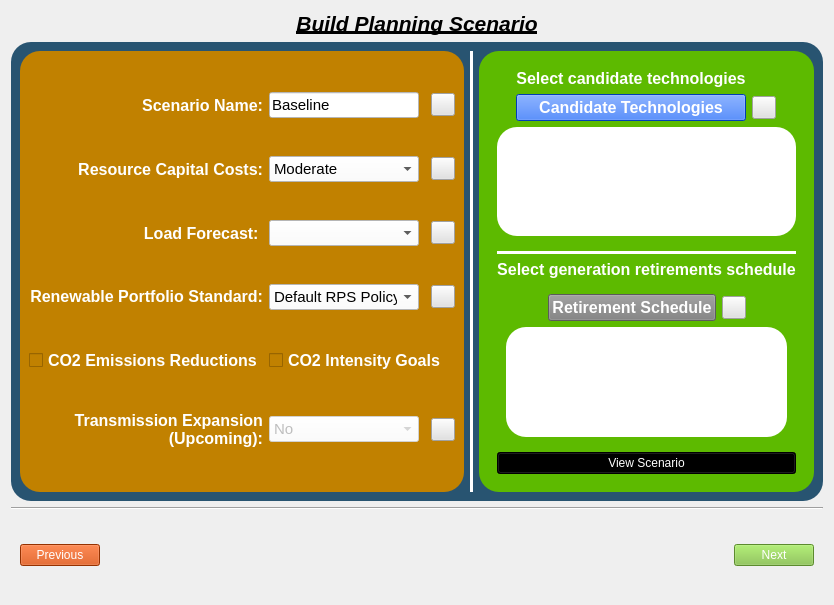
<?xml version="1.0" encoding="UTF-8"?>
<ui version="4.0">
 <class>scenario_builder</class>
 <widget class="QWidget" name="scenario_builder">
  <property name="geometry">
   <rect>
    <x>0</x>
    <y>0</y>
    <width>822</width>
    <height>605</height>
   </rect>
  </property>
  <property name="windowTitle">
   <string>Form</string>
  </property>
  <layout class="QVBoxLayout" name="verticalLayout_2">
   <item>
    <widget class="QLabel" name="label_8">
     <property name="sizePolicy">
      <sizepolicy hsizetype="Preferred" vsizetype="Preferred">
       <horstretch>0</horstretch>
       <verstretch>0</verstretch>
      </sizepolicy>
     </property>
     <property name="maximumSize">
      <size>
       <width>16777215</width>
       <height>293</height>
      </size>
     </property>
     <property name="font">
      <font>
       <pointsize>16</pointsize>
       <italic>true</italic>
       <bold>true</bold>
       <underline>true</underline>
      </font>
     </property>
     <property name="styleSheet">
      <string notr="true">color: rgb(0, 0, 0);</string>
     </property>
     <property name="text">
      <string>Build Planning Scenario</string>
     </property>
     <property name="alignment">
      <set>Qt::AlignHCenter|Qt::AlignTop</set>
     </property>
    </widget>
   </item>
   <item alignment="Qt::AlignTop">
    <widget class="QFrame" name="frame">
     <property name="styleSheet">
      <string notr="true">QToolButton{
image: url(:/icon/images/icons/info_help1.png);
	background-color: rgb(226, 226, 226);
}
QFrame{background-color: rgb(40, 84, 113);border-radius: 20px;}


</string>
     </property>
     <property name="frameShape">
      <enum>QFrame::NoFrame</enum>
     </property>
     <property name="frameShadow">
      <enum>QFrame::Raised</enum>
     </property>
     <layout class="QHBoxLayout" name="horizontalLayout_2">
      <item>
       <widget class="QFrame" name="frame_5">
        <property name="sizePolicy">
         <sizepolicy hsizetype="Preferred" vsizetype="Preferred">
          <horstretch>0</horstretch>
          <verstretch>0</verstretch>
         </sizepolicy>
        </property>
        <property name="styleSheet">
         <string notr="true">QLabel{
color: rgb(255, 255, 255)}
QFrame{
	
	background-color: rgb(96, 191, 0);
	background-color: rgb(193, 129, 0);
}
QCombBox{
	background-color: rgb(255, 255, 255);
}</string>
        </property>
        <property name="frameShape">
         <enum>QFrame::NoFrame</enum>
        </property>
        <property name="frameShadow">
         <enum>QFrame::Raised</enum>
        </property>
        <layout class="QGridLayout" name="gridLayout">
         <item row="5" column="0">
          <widget class="QLabel" name="label_2">
           <property name="font">
            <font>
             <pointsize>12</pointsize>
             <italic>false</italic>
             <bold>true</bold>
            </font>
           </property>
           <property name="text">
            <string>Resource Capital Costs:</string>
           </property>
           <property name="alignment">
            <set>Qt::AlignRight|Qt::AlignTrailing|Qt::AlignVCenter</set>
           </property>
           <property name="wordWrap">
            <bool>true</bool>
           </property>
          </widget>
         </item>
         <item row="1" column="0">
          <widget class="QLabel" name="label_6">
           <property name="font">
            <font>
             <pointsize>12</pointsize>
             <italic>false</italic>
             <bold>true</bold>
            </font>
           </property>
           <property name="text">
            <string>Scenario Name:</string>
           </property>
           <property name="alignment">
            <set>Qt::AlignRight|Qt::AlignTrailing|Qt::AlignVCenter</set>
           </property>
          </widget>
         </item>
         <item row="16" column="0">
          <widget class="QLabel" name="label">
           <property name="font">
            <font>
             <pointsize>12</pointsize>
             <italic>false</italic>
             <bold>true</bold>
            </font>
           </property>
           <property name="text">
            <string>Transmission Expansion (Upcoming):</string>
           </property>
           <property name="alignment">
            <set>Qt::AlignRight|Qt::AlignTrailing|Qt::AlignVCenter</set>
           </property>
           <property name="wordWrap">
            <bool>true</bool>
           </property>
          </widget>
         </item>
         <item row="10" column="1">
          <widget class="QComboBox" name="load_profile_box">
           <property name="maximumSize">
            <size>
             <width>150</width>
             <height>16777215</height>
            </size>
           </property>
           <property name="font">
            <font>
             <pointsize>11</pointsize>
            </font>
           </property>
           <property name="styleSheet">
            <string notr="true">background-color: rgb(255, 255, 255);</string>
           </property>
          </widget>
         </item>
         <item row="16" column="1">
          <widget class="QComboBox" name="transmission_box">
           <property name="enabled">
            <bool>false</bool>
           </property>
           <property name="maximumSize">
            <size>
             <width>150</width>
             <height>16777215</height>
            </size>
           </property>
           <property name="font">
            <font>
             <pointsize>11</pointsize>
            </font>
           </property>
           <property name="styleSheet">
            <string notr="true">background-color: rgb(255, 255, 255);</string>
           </property>
           <item>
            <property name="text">
             <string>No</string>
            </property>
           </item>
           <item>
            <property name="text">
             <string>Yes</string>
            </property>
           </item>
          </widget>
         </item>
         <item row="5" column="1">
          <widget class="QComboBox" name="capital_cost_box">
           <property name="maximumSize">
            <size>
             <width>150</width>
             <height>16777215</height>
            </size>
           </property>
           <property name="font">
            <font>
             <pointsize>11</pointsize>
            </font>
           </property>
           <property name="styleSheet">
            <string notr="true">background-color: rgb(255, 255, 255);</string>
           </property>
           <item>
            <property name="text">
             <string>Moderate</string>
            </property>
           </item>
           <item>
            <property name="text">
             <string>High</string>
            </property>
           </item>
           <item>
            <property name="text">
             <string>Low</string>
            </property>
           </item>
          </widget>
         </item>
         <item row="5" column="3">
          <widget class="QToolButton" name="capital_cost_trajectory_help_button">
           <property name="text">
            <string/>
           </property>
          </widget>
         </item>
         <item row="14" column="3">
          <widget class="QToolButton" name="rps_help_button">
           <property name="text">
            <string/>
           </property>
          </widget>
         </item>
         <item row="14" column="1">
          <widget class="QComboBox" name="rps_box">
           <property name="maximumSize">
            <size>
             <width>150</width>
             <height>16777215</height>
            </size>
           </property>
           <property name="font">
            <font>
             <pointsize>11</pointsize>
            </font>
           </property>
           <property name="styleSheet">
            <string notr="true">background-color: rgb(255, 255, 255);</string>
           </property>
           <item>
            <property name="text">
             <string>Default RPS Policy</string>
            </property>
           </item>
           <item>
            <property name="text">
             <string>Create New...</string>
            </property>
           </item>
          </widget>
         </item>
         <item row="1" column="1">
          <widget class="QLineEdit" name="scenario_name_box">
           <property name="maximumSize">
            <size>
             <width>150</width>
             <height>16777215</height>
            </size>
           </property>
           <property name="font">
            <font>
             <pointsize>11</pointsize>
            </font>
           </property>
           <property name="styleSheet">
            <string notr="true">background-color: rgb(255, 255, 255);</string>
           </property>
           <property name="text">
            <string>Baseline</string>
           </property>
          </widget>
         </item>
         <item row="10" column="3">
          <widget class="QToolButton" name="load_profile_help_button">
           <property name="text">
            <string/>
           </property>
          </widget>
         </item>
         <item row="1" column="3">
          <widget class="QToolButton" name="scenario_name_help_button">
           <property name="text">
            <string/>
           </property>
          </widget>
         </item>
         <item row="14" column="0">
          <widget class="QLabel" name="label_4">
           <property name="font">
            <font>
             <pointsize>12</pointsize>
             <italic>false</italic>
             <bold>true</bold>
            </font>
           </property>
           <property name="text">
            <string>&lt;html&gt;&lt;head/&gt;&lt;body&gt;&lt;p&gt;Renewable Portfolio Standard:&lt;/p&gt;&lt;/body&gt;&lt;/html&gt;</string>
           </property>
           <property name="alignment">
            <set>Qt::AlignRight|Qt::AlignTrailing|Qt::AlignVCenter</set>
           </property>
          </widget>
         </item>
         <item row="16" column="3">
          <widget class="QToolButton" name="trans_expansion_help_button">
           <property name="text">
            <string/>
           </property>
          </widget>
         </item>
         <item row="10" column="0">
          <widget class="QLabel" name="label_3">
           <property name="font">
            <font>
             <pointsize>12</pointsize>
             <italic>false</italic>
             <bold>true</bold>
            </font>
           </property>
           <property name="text">
            <string>Load Forecast: </string>
           </property>
           <property name="alignment">
            <set>Qt::AlignRight|Qt::AlignTrailing|Qt::AlignVCenter</set>
           </property>
          </widget>
         </item>
         <item row="15" column="0">
          <widget class="QCheckBox" name="co2_emissions_button">
           <property name="font">
            <font>
             <pointsize>12</pointsize>
             <bold>true</bold>
            </font>
           </property>
           <property name="styleSheet">
            <string notr="true">color: rgb(255, 255, 255);
background-color: rgb(193, 129, 0);</string>
           </property>
           <property name="text">
            <string>CO2 Emissions Reductions</string>
           </property>
          </widget>
         </item>
         <item row="15" column="1" colspan="3">
          <widget class="QCheckBox" name="co2_intensity_button">
           <property name="font">
            <font>
             <pointsize>12</pointsize>
             <bold>true</bold>
            </font>
           </property>
           <property name="styleSheet">
            <string notr="true">color: rgb(255, 255, 255);
background-color: rgb(193, 129, 0);</string>
           </property>
           <property name="text">
            <string>CO2 Intensity Goals</string>
           </property>
          </widget>
         </item>
        </layout>
       </widget>
      </item>
      <item>
       <widget class="Line" name="line">
        <property name="styleSheet">
         <string notr="true">background-color: rgb(255, 255, 255);</string>
        </property>
        <property name="orientation">
         <enum>Qt::Vertical</enum>
        </property>
       </widget>
      </item>
      <item>
       <widget class="QFrame" name="frame_3">
        <property name="styleSheet">
         <string notr="true">QFrame{background-color: rgb(93, 186, 0);}

QLabel{color:rgb(255,255,255)}
QCheckBox{
background-color: rgb(93, 186, 0);
color:rgb(255,255,255)
}
QRadioButton{
background-color: rgb(93, 186, 0);
color:rgb(255,255,255)
}
</string>
        </property>
        <property name="frameShape">
         <enum>QFrame::NoFrame</enum>
        </property>
        <property name="frameShadow">
         <enum>QFrame::Raised</enum>
        </property>
        <layout class="QVBoxLayout" name="verticalLayout">
         <item>
          <widget class="QFrame" name="frame_6">
           <property name="sizePolicy">
            <sizepolicy hsizetype="Preferred" vsizetype="Preferred">
             <horstretch>0</horstretch>
             <verstretch>0</verstretch>
            </sizepolicy>
           </property>
           <property name="frameShape">
            <enum>QFrame::NoFrame</enum>
           </property>
           <property name="frameShadow">
            <enum>QFrame::Raised</enum>
           </property>
           <layout class="QGridLayout" name="gridLayout_5">
            <item row="4" column="0" colspan="4">
             <widget class="QFrame" name="frame_2">
              <property name="frameShape">
               <enum>QFrame::StyledPanel</enum>
              </property>
              <property name="frameShadow">
               <enum>QFrame::Raised</enum>
              </property>
              <layout class="QGridLayout" name="gridLayout_2">
               <property name="leftMargin">
                <number>0</number>
               </property>
               <property name="topMargin">
                <number>0</number>
               </property>
               <property name="rightMargin">
                <number>0</number>
               </property>
               <property name="bottomMargin">
                <number>0</number>
               </property>
               <item row="0" column="10">
                <widget class="QWidget" name="widget" native="true">
                 <property name="minimumSize">
                  <size>
                   <width>0</width>
                   <height>100</height>
                  </size>
                 </property>
                 <property name="styleSheet">
                  <string notr="true">background-color: rgb(93, 186, 0);</string>
                 </property>
                 <layout class="QGridLayout" name="gridLayout_9">
                  <property name="leftMargin">
                   <number>0</number>
                  </property>
                  <property name="topMargin">
                   <number>0</number>
                  </property>
                  <property name="rightMargin">
                   <number>0</number>
                  </property>
                  <property name="bottomMargin">
                   <number>0</number>
                  </property>
                  <item row="0" column="0">
                   <widget class="QFrame" name="cand_tech_frame">
                    <property name="frameShape">
                     <enum>QFrame::NoFrame</enum>
                    </property>
                    <property name="frameShadow">
                     <enum>QFrame::Plain</enum>
                    </property>
                    <layout class="QGridLayout" name="gridLayout_6">
                     <property name="leftMargin">
                      <number>0</number>
                     </property>
                     <property name="topMargin">
                      <number>0</number>
                     </property>
                     <property name="rightMargin">
                      <number>0</number>
                     </property>
                     <property name="bottomMargin">
                      <number>0</number>
                     </property>
                     <item row="0" column="0">
                      <widget class="QTextEdit" name="candidate_tech_box">
                       <property name="minimumSize">
                        <size>
                         <width>0</width>
                         <height>70</height>
                        </size>
                       </property>
                       <property name="font">
                        <font>
                         <pointsize>11</pointsize>
                        </font>
                       </property>
                       <property name="styleSheet">
                        <string notr="true">background-color: rgb(255, 255, 255);</string>
                       </property>
                       <property name="lineWidth">
                        <number>1</number>
                       </property>
                       <property name="readOnly">
                        <bool>true</bool>
                       </property>
                      </widget>
                     </item>
                    </layout>
                   </widget>
                  </item>
                 </layout>
                </widget>
               </item>
              </layout>
             </widget>
            </item>
            <item row="1" column="0">
             <spacer name="horizontalSpacer_2">
              <property name="orientation">
               <enum>Qt::Horizontal</enum>
              </property>
              <property name="sizeHint" stdset="0">
               <size>
                <width>40</width>
                <height>20</height>
               </size>
              </property>
             </spacer>
            </item>
            <item row="0" column="1">
             <widget class="QLabel" name="label_13">
              <property name="font">
               <font>
                <pointsize>12</pointsize>
                <bold>true</bold>
               </font>
              </property>
              <property name="text">
               <string>Select candidate technologies</string>
              </property>
              <property name="alignment">
               <set>Qt::AlignCenter</set>
              </property>
             </widget>
            </item>
            <item row="1" column="1">
             <widget class="QPushButton" name="cand_tech_button">
              <property name="font">
               <font>
                <pointsize>12</pointsize>
                <bold>true</bold>
               </font>
              </property>
              <property name="styleSheet">
               <string notr="true">background-color: rgb(0, 85, 255);
color: rgb(255, 255, 255);</string>
              </property>
              <property name="text">
               <string>Candidate Technologies</string>
              </property>
             </widget>
            </item>
            <item row="1" column="3">
             <spacer name="horizontalSpacer_4">
              <property name="orientation">
               <enum>Qt::Horizontal</enum>
              </property>
              <property name="sizeHint" stdset="0">
               <size>
                <width>40</width>
                <height>20</height>
               </size>
              </property>
             </spacer>
            </item>
            <item row="1" column="2">
             <widget class="QToolButton" name="cand_technologies_help_button">
              <property name="text">
               <string/>
              </property>
             </widget>
            </item>
           </layout>
          </widget>
         </item>
         <item>
          <widget class="QFrame" name="frame_7">
           <property name="frameShape">
            <enum>QFrame::StyledPanel</enum>
           </property>
           <property name="frameShadow">
            <enum>QFrame::Raised</enum>
           </property>
           <layout class="QGridLayout" name="gridLayout_3">
            <property name="topMargin">
             <number>0</number>
            </property>
            <item row="3" column="0">
             <widget class="QFrame" name="frame_8">
              <property name="frameShape">
               <enum>QFrame::StyledPanel</enum>
              </property>
              <property name="frameShadow">
               <enum>QFrame::Raised</enum>
              </property>
              <layout class="QGridLayout" name="gridLayout_4">
               <item row="3" column="1">
                <widget class="QWidget" name="widget_2" native="true">
                 <property name="minimumSize">
                  <size>
                   <width>0</width>
                   <height>100</height>
                  </size>
                 </property>
                 <property name="styleSheet">
                  <string notr="true">background-color: rgb(93, 186, 0);</string>
                 </property>
                 <layout class="QGridLayout" name="gridLayout_10">
                  <property name="leftMargin">
                   <number>0</number>
                  </property>
                  <property name="topMargin">
                   <number>0</number>
                  </property>
                  <property name="rightMargin">
                   <number>0</number>
                  </property>
                  <property name="bottomMargin">
                   <number>0</number>
                  </property>
                  <item row="0" column="0">
                   <widget class="QFrame" name="retirement_frame">
                    <property name="frameShape">
                     <enum>QFrame::StyledPanel</enum>
                    </property>
                    <property name="frameShadow">
                     <enum>QFrame::Raised</enum>
                    </property>
                    <layout class="QGridLayout" name="gridLayout_7">
                     <property name="leftMargin">
                      <number>0</number>
                     </property>
                     <property name="topMargin">
                      <number>0</number>
                     </property>
                     <property name="rightMargin">
                      <number>0</number>
                     </property>
                     <property name="bottomMargin">
                      <number>0</number>
                     </property>
                     <item row="0" column="0">
                      <widget class="QTextEdit" name="retirement_box">
                       <property name="font">
                        <font>
                         <pointsize>11</pointsize>
                        </font>
                       </property>
                       <property name="styleSheet">
                        <string notr="true">background-color: rgb(255, 255, 255);</string>
                       </property>
                       <property name="readOnly">
                        <bool>true</bool>
                       </property>
                      </widget>
                     </item>
                    </layout>
                   </widget>
                  </item>
                 </layout>
                </widget>
               </item>
               <item row="0" column="1">
                <widget class="QFrame" name="frame_11">
                 <property name="frameShape">
                  <enum>QFrame::StyledPanel</enum>
                 </property>
                 <property name="frameShadow">
                  <enum>QFrame::Raised</enum>
                 </property>
                 <layout class="QGridLayout" name="gridLayout_8">
                  <property name="leftMargin">
                   <number>0</number>
                  </property>
                  <property name="topMargin">
                   <number>0</number>
                  </property>
                  <property name="rightMargin">
                   <number>0</number>
                  </property>
                  <property name="bottomMargin">
                   <number>0</number>
                  </property>
                  <item row="0" column="2">
                   <widget class="QPushButton" name="gen_retirement_button">
                    <property name="font">
                     <font>
                      <pointsize>12</pointsize>
                      <bold>true</bold>
                     </font>
                    </property>
                    <property name="styleSheet">
                     <string notr="true">background-color: rgb(127, 127, 127);
color: rgb(255, 255, 255);</string>
                    </property>
                    <property name="text">
                     <string>Retirement Schedule</string>
                    </property>
                   </widget>
                  </item>
                  <item row="0" column="1">
                   <spacer name="horizontalSpacer_5">
                    <property name="orientation">
                     <enum>Qt::Horizontal</enum>
                    </property>
                    <property name="sizeHint" stdset="0">
                     <size>
                      <width>40</width>
                      <height>20</height>
                     </size>
                    </property>
                   </spacer>
                  </item>
                  <item row="0" column="4">
                   <spacer name="horizontalSpacer_6">
                    <property name="orientation">
                     <enum>Qt::Horizontal</enum>
                    </property>
                    <property name="sizeHint" stdset="0">
                     <size>
                      <width>40</width>
                      <height>20</height>
                     </size>
                    </property>
                   </spacer>
                  </item>
                  <item row="0" column="3">
                   <widget class="QToolButton" name="gen_retirement_help_button">
                    <property name="text">
                     <string/>
                    </property>
                   </widget>
                  </item>
                 </layout>
                </widget>
               </item>
              </layout>
             </widget>
            </item>
            <item row="0" column="0">
             <widget class="Line" name="line_3">
              <property name="styleSheet">
               <string notr="true">background-color: rgb(255, 255, 255);</string>
              </property>
              <property name="orientation">
               <enum>Qt::Horizontal</enum>
              </property>
             </widget>
            </item>
            <item row="2" column="0" alignment="Qt::AlignTop">
             <widget class="QLabel" name="label_7">
              <property name="font">
               <font>
                <pointsize>12</pointsize>
                <bold>true</bold>
               </font>
              </property>
              <property name="text">
               <string>Select generation retirements schedule</string>
              </property>
              <property name="alignment">
               <set>Qt::AlignHCenter|Qt::AlignTop</set>
              </property>
             </widget>
            </item>
            <item row="4" column="0">
             <widget class="QPushButton" name="view_scenario_button">
              <property name="styleSheet">
               <string notr="true">
background-color: rgb(0, 0, 0);
font: 700 12pt &quot;Segoe UI&quot;;
color: rgb(255, 255, 255);
</string>
              </property>
              <property name="text">
               <string>View Scenario</string>
              </property>
             </widget>
            </item>
           </layout>
          </widget>
         </item>
        </layout>
       </widget>
      </item>
     </layout>
    </widget>
   </item>
   <item>
    <widget class="Line" name="line_2">
     <property name="orientation">
      <enum>Qt::Horizontal</enum>
     </property>
    </widget>
   </item>
   <item>
    <widget class="QFrame" name="frame_4">
     <property name="sizePolicy">
      <sizepolicy hsizetype="Preferred" vsizetype="Fixed">
       <horstretch>0</horstretch>
       <verstretch>0</verstretch>
      </sizepolicy>
     </property>
     <property name="frameShape">
      <enum>QFrame::NoFrame</enum>
     </property>
     <property name="frameShadow">
      <enum>QFrame::Raised</enum>
     </property>
     <layout class="QHBoxLayout" name="horizontalLayout">
      <item>
       <widget class="QPushButton" name="previous_button">
        <property name="sizePolicy">
         <sizepolicy hsizetype="Preferred" vsizetype="Fixed">
          <horstretch>0</horstretch>
          <verstretch>0</verstretch>
         </sizepolicy>
        </property>
        <property name="styleSheet">
         <string notr="true">background-color: rgb(208, 69, 0);
color: rgb(255, 255, 255);
font: 700 12pt &quot;Segoe UI&quot;;</string>
        </property>
        <property name="text">
         <string>Previous</string>
        </property>
       </widget>
      </item>
      <item>
       <spacer name="horizontalSpacer_3">
        <property name="orientation">
         <enum>Qt::Horizontal</enum>
        </property>
        <property name="sizeHint" stdset="0">
         <size>
          <width>40</width>
          <height>20</height>
         </size>
        </property>
       </spacer>
      </item>
      <item>
       <widget class="QLabel" name="label_5">
        <property name="minimumSize">
         <size>
          <width>500</width>
          <height>60</height>
         </size>
        </property>
        <property name="styleSheet">
         <string notr="true">image: url(:/logos/images/logo/scenario_icon.png);</string>
        </property>
        <property name="text">
         <string/>
        </property>
       </widget>
      </item>
      <item>
       <spacer name="horizontalSpacer">
        <property name="orientation">
         <enum>Qt::Horizontal</enum>
        </property>
        <property name="sizeHint" stdset="0">
         <size>
          <width>40</width>
          <height>20</height>
         </size>
        </property>
       </spacer>
      </item>
      <item>
       <widget class="QPushButton" name="next_button">
        <property name="sizePolicy">
         <sizepolicy hsizetype="Preferred" vsizetype="Fixed">
          <horstretch>0</horstretch>
          <verstretch>0</verstretch>
         </sizepolicy>
        </property>
        <property name="styleSheet">
         <string notr="true">background-color: rgb(129, 194, 65);
color: rgb(255, 255, 255);
font: 700 12pt &quot;Segoe UI&quot;;</string>
        </property>
        <property name="text">
         <string>Next</string>
        </property>
       </widget>
      </item>
     </layout>
    </widget>
   </item>
  </layout>
 </widget>
 <resources>
  <include location="../../../resources.qrc"/>
 </resources>
 <connections/>
</ui>
